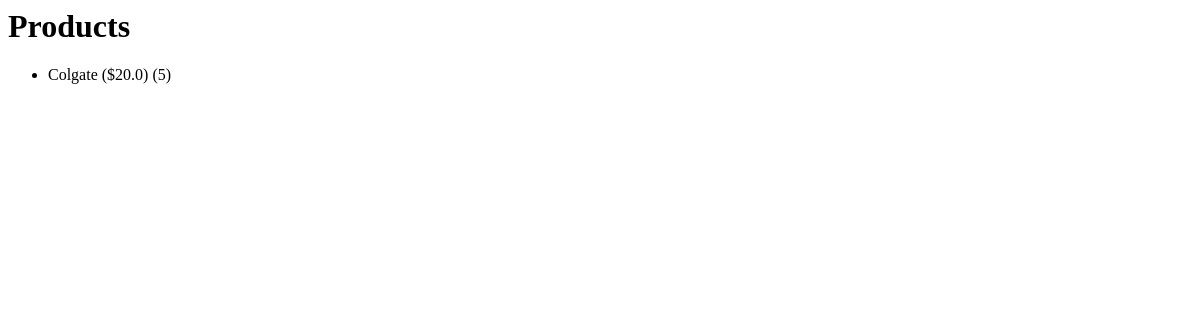
/products/, run on an earlier commit of the app's database.
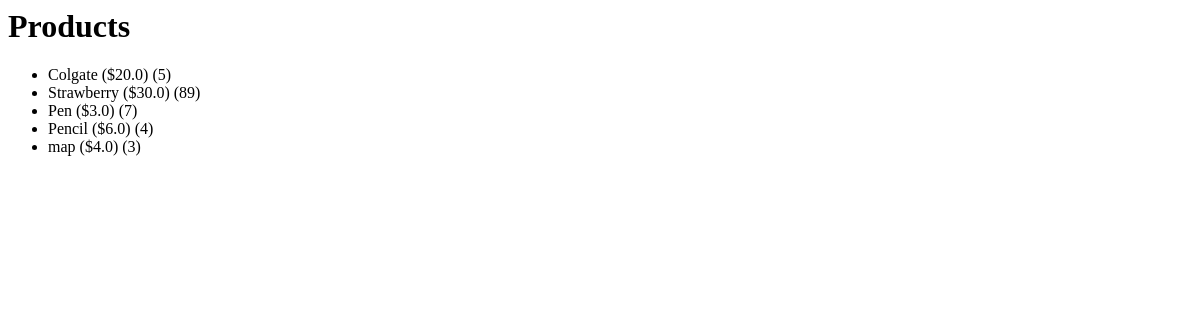
And on a later commit of the database.
### products/models.py (models this page shows)
class Product(models.Model):
    name = models.CharField(max_length=234)
    price = models.FloatField()
    stock = models.IntegerField()
    image_url = models.CharField(max_length=2082)

### products/views.py (the view)
# urls.py: path('',views.index),
def index(request):
    products = Product.objects.all()
    return render(request, 'index.html',{'products':products})

### products/templates/index.html
<html>
    <h1>
        Products
    </h1>
    <ul>
        {% for product in products%}
        <li> {{product.name}} (${{product.price}}) ({{product.stock}})</li>
        {% endfor %}
    </ul>

What changed in the data, as far as the page shows it:
added Product: name "Strawberry", price "30.0", stock "89"
added Product: name "Pen", price "3.0", stock "7"
added Product: name "Pencil", price "6.0", stock "4"
added Product: name "map", price "4.0", stock "3"
